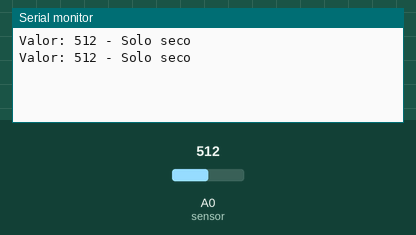
The sketch below on a simulated Arduino Uno, built with avr-gcc and run on an emulated ATmega328P. Shown: the last lines printed to the serial monitor. The inputs (shaded band) are chosen by the test bench; at power-on: A0 (sensor) = 512.

Above: at 1.8 s.
1.9 s: A0 (sensor) set to 489
At 2.6 s:
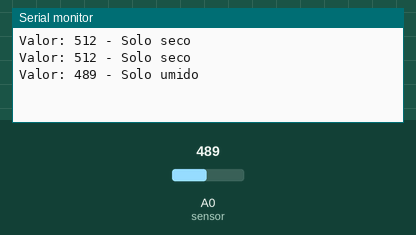
4.5 s: A0 (sensor) set to 510
At 5.8 s:
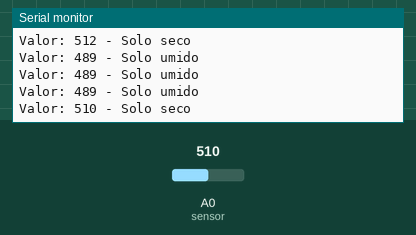

The sketch:

teste_solo.ino
```cpp
const int sensor = A0;

void setup() {
  Serial.begin(9600);
}

void loop() {
  int leitura = analogRead(sensor);

  Serial.print("Valor: ");
  Serial.print(leitura);

  if (leitura > 500) {
    Serial.println(" - Solo seco");
  } else {
    Serial.println(" - Solo umido");
  }

  delay(1000);
}
```

Measured:
- the behaviour switches between 501 and 500 on A0 (sensor) (found by bisection; images 0 and 1)
- after the input at 1.9 s, the serial monitor: prints a new line after 0.10 s (image 1)
- after the input at 4.5 s, the serial monitor: prints a new line after 0.50 s (image 2)
